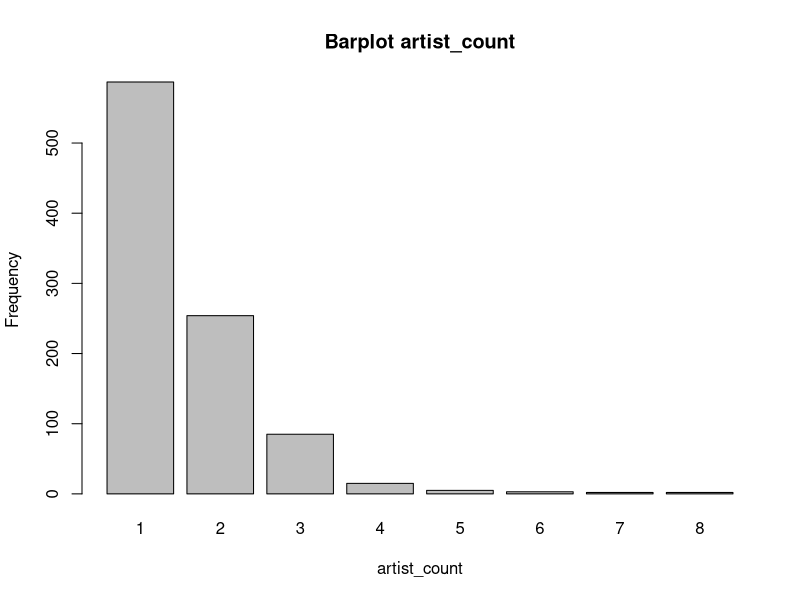
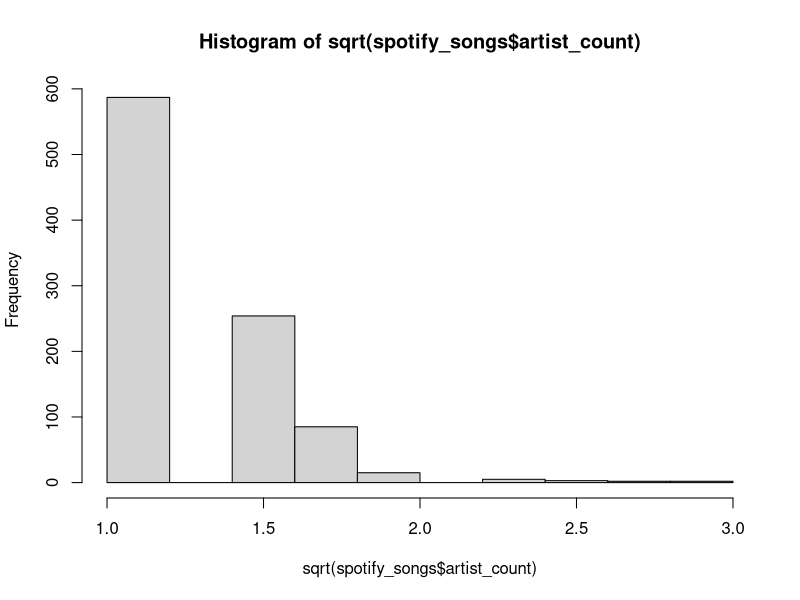
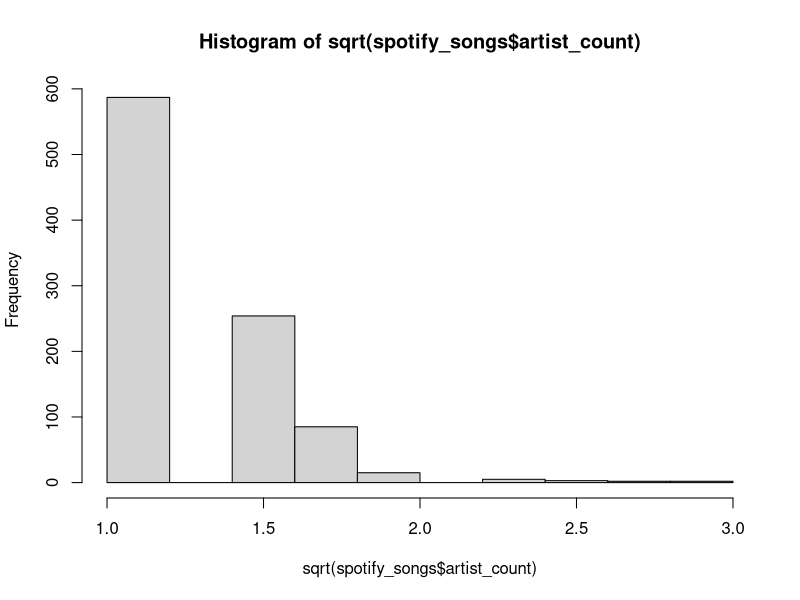

These charts were generated, in order, by the following R code: (Note: this script raises an error after producing the figures.)
library(MASS)

################################# Datenbereinigung ###################################

spotify_songs <- read.csv("spotify-2023.csv", encoding="latin1") # dataframe mit csv von kaggle
spotify_songs_man <- spotify_songs # kopiertes Dataframe für Manipulationen
spotify_songs_cleaned <- data.frame() # leeres Dataframe, in welchem die "bereinigten" Prädiktoren abgelegt werden (bereit für Modellbildung)

# Ausgangslage des Datasets
summary(spotify_songs) # Summary des Datasets
str(spotify_songs) # Struktur des Datasets

sapply(spotify_songs, function(x) sum(is.nan(x))) # gibt Spaltenweise Anzahl NaN's zurück -> keine
sapply(spotify_songs, function(x) sum(is.na(x))) # gibt Spaltenweise Anzahl Na's zurück -> keine
sapply(spotify_songs, function(x) sum(x == "")) # gibt Spaltenweise Anzahl leerer Strings zurück zurück -> key = 95; in_shazam_charts = 50
sapply(spotify_songs, function(x) grep("ï¿½", x)) # gibt Spaltenweise Indices der Einträge mit fehlerhaftem Encoding zurück zurück -> track_name = 58; artist.s._name = 40

#### 1. Inkonsistente, Fehlerhafte, Missing Daten dokumentieren ####

# track_name          : chr -> drop, da aufwändig um numerisch zu verwenden und encoding von ausländischen Artisten "verhauen" 
# artist.s._name      : chr -> ersetzen mit: streams/artist/Monat (zuerst muss encoding gefixt werden)
# artist_count        : int -> belassen, keine missings und bereits numerisch
# released_year       : int -> umwandeln in numerischen Wert (2023 - released_year) -> Wie lange gibt es den Song schon
# released_month      : int -> belasssen bereits numerisch und keine missings
# released_day        : int -> vorerst belassen -> Einführung Prädiktor "weekday"
# in_spotify_playlists: int -> belassen  
# in_spotify_charts   : int -> vorerst belassen (Recherche, was es genau ist)
# streams             : chr -> ZIELVARIABLE! numerisch konvertieren
# in_apple_playlists  : int -> belassen und verwenden
# in_apple_charts     : int -> belassen und verwenden
# in_deezer_playlists : chr -> numerisch konvertieren und verwenden 
# in_deezer_charts    : int -> belassen und verwenden 
# in_shazam_charts    : chr -> numerisch konvertieren und verwenden; missings 
# bpm                 : int -> verwenden und belassen
# key                 : chr -> numerisch konvertieren (encoden) und verwenden
# mode                : chr -> numerisch konvertieren (encoden) und verwenden 
# danceability_.      : int -> verwenden und belassen
# valence_.           : int -> Recherche was es ist. ggf. verwenden und belassen 
# energy_.            : int -> verwenden und belassen
# acousticness_.      : int -> verwenden und belassen 
# instrumentalness_.  : int -> evtl. verwerfen, da praktisch alle Werte = 0
# liveness_.          : int -> verwenden und belassen 
# speechiness_.       : int -> verwenden und belassen


#### 2. Inkonsistente, Fehlerhafte, Missing Daten bereinigen ####

## track_name -> drop, da aufwändig um numerisch zu verwenden und encoding von ausländischen Artisten "verhauen"
indices_with_encoding_errors <-grep("ï¿½", spotify_songs$track_name)
values_with_encoding_errors <- spotify_songs$track_name[indices_with_encoding_errors]
values_with_encoding_errors # alle spotify_songs$artist.s._name mit encoding errors (58 Outputs)
spotify_songs$track_name <- NULL # erst entfernen, wenn artist.s._name cleaned ist

## artist.s._name -> vorerst behalten und versuchen zu bereinigung (encoding fixen)
# mittels web scraping versuchen die Streams pro artist pro Monat zu ermitteln; sind in einem track_name 
# mehrere artisten beteiligt -> Mittelwert verwenden
spotify_songs$artist.s._name
sum(is.na(spotify_songs$artist.s._name)) # missings erkennen -> 0
Encoding(spotify_songs$artist.s._name) # viele "unknowns" -> encoding kann nicht angepasst werden -> manuelle Korrektur

indices_with_encoding_errors <-grep("ï¿½", spotify_songs$artist.s._name)
values_with_encoding_errors <- spotify_songs$artist.s._name[indices_with_encoding_errors]
values_with_encoding_errors # alle spotify_songs$artist.s._name mit encoding errors (40 Outputs)

# Manuelle Korrektur
spotify_songs_man$artist.s._name <- replace(spotify_songs$artist.s._name, spotify_songs$artist.s._name == "Mï¿½ï¿½ne", "Måneskin")
spotify_songs_man$artist.s._name <- replace(spotify_songs$artist.s._name, spotify_songs$artist.s._name == "Michael Bublï¿", "Michael Bublé")
spotify_songs_man$artist.s._name <- replace(spotify_songs$artist.s._name, spotify_songs$artist.s._name == "Quevedo, La Pantera, Juseph, Cruz Cafunï¿½ï¿½, Bï¿½ï¿½jo, Abhir Hathi", "Quevedo, La Pantera, Juseph, Cruz Cafuné, Bejo, Abhir Hathi")
spotify_songs_man$artist.s._name <- replace(spotify_songs$artist.s._name, spotify_songs$artist.s._name == "Rauw Alejandro, ROSALï¿½", "Rauw Alejandro, Rosalía")
spotify_songs_man$artist.s._name <- replace(spotify_songs$artist.s._name, spotify_songs$artist.s._name == "Rï¿½ï", "Rema")
spotify_songs_man$artist.s._name <- replace(spotify_songs$artist.s._name, spotify_songs$artist.s._name == "Rï¿½ï¿½ma, Selena G", "Rema, Selena G")  
spotify_songs_man$artist.s._name <- replace(spotify_songs$artist.s._name, spotify_songs$artist.s._name == "Rich The Kid, Matuï¿", "Rich The Kid, Matuê")
spotify_songs_man$artist.s._name <- replace(spotify_songs$artist.s._name, spotify_songs$artist.s._name == "ROSALï¿½", "Rosalía")
spotify_songs_man$artist.s._name <- replace(spotify_songs$artist.s._name, spotify_songs$artist.s._name == "Schï¿½ï¿½rze, DJ R", "Schürze, DJ Robin")
spotify_songs_man$artist.s._name <- replace(spotify_songs$artist.s._name, spotify_songs$artist.s._name == "Sebastian Yatra, Manuel Turizo, Beï¿½ï", "Sebastian Yatra, Manuel Turizo, Beéle")
spotify_songs_man$artist.s._name <- replace(spotify_songs$artist.s._name, spotify_songs$artist.s._name == "Semicenk, Doï¿½ï¿½u ", "Semicenk, Doğu Swag")                                
spotify_songs_man$artist.s._name <- replace(spotify_songs$artist.s._name, spotify_songs$artist.s._name == "The Weeknd, ROSALï¿½", "The Weeknd, Rosalía")
spotify_songs_man$artist.s._name <- replace(spotify_songs$artist.s._name, spotify_songs$artist.s._name == "Tiï¿½ï¿", "Tiësto")
spotify_songs_man$artist.s._name <- replace(spotify_songs$artist.s._name, spotify_songs$artist.s._name == "Tiï¿½ï¿½sto, Ava", "Tiësto, Ava")
spotify_songs_man$artist.s._name <- replace(spotify_songs$artist.s._name, spotify_songs$artist.s._name == "Tiï¿½ï¿½sto, Kar", "Tiësto, Karol G")
spotify_songs_man$artist.s._name <- replace(spotify_songs$artist.s._name, spotify_songs$artist.s._name == "Tiï¿½ï¿½sto, Tate M", "Tiësto, Tate McRae")
spotify_songs_man$artist.s._name <- replace(spotify_songs$artist.s._name, spotify_songs$artist.s._name == "Wisin & Yandel, ROSALï¿½", "Wisin & Yandel, Rosalía")
spotify_songs_man$artist.s._name <- replace(spotify_songs$artist.s._name, spotify_songs$artist.s._name == "Xamï¿½ï¿½, Gustah, Neo B", NA) # -> droppen
spotify_songs_man$artist.s._name <- replace(spotify_songs$artist.s._name, spotify_songs$artist.s._name == "Zï¿½ï¿½ Fe", "Zé Felipe")
spotify_songs_man$artist.s._name <- replace(spotify_songs$artist.s._name, spotify_songs$artist.s._name == "Zï¿½ï¿½ Neto & Crist", "Zé Neto e Cristiano")
spotify_songs_man$artist.s._name <- replace(spotify_songs$artist.s._name, spotify_songs$artist.s._name == "Matuï¿½ï¿½, Wiu, ", "Matuê, Teto, WIU")
spotify_songs_man$artist.s._name <- replace(spotify_songs$artist.s._name, spotify_songs$artist.s._name == "Marï¿½ï¿½lia Mendonï¿½ï¿½a, Maiara &", "Marília Mendonça, Maiara & Maraisa")
spotify_songs_man$artist.s._name <- replace(spotify_songs$artist.s._name, spotify_songs$artist.s._name == "Marï¿½ï¿½lia Mendonï¿½ï¿½a, Hugo & G", "Marília Mendonça, Hugo & Guilherme")
spotify_songs_man$artist.s._name <- replace(spotify_songs$artist.s._name, spotify_songs$artist.s._name == "Marï¿½ï¿½lia Mendonï¿½ï¿½a, George Henrique &", "Marília Mendonça, George Henrique & Rodrigo")
spotify_songs_man$artist.s._name <- replace(spotify_songs$artist.s._name, spotify_songs$artist.s._name == "Marï¿½ï¿½lia Mendo", "Marília Mendonça")
spotify_songs_man$artist.s._name <- replace(spotify_songs$artist.s._name, spotify_songs$artist.s._name == "Luï¿½ï¿½sa Sonza, MC Frog, Dj Gabriel do Borel, Davi K", "Luísa Sonza, MC Frog, Dj Gabriel do Borel, Davi K")
spotify_songs_man$artist.s._name <- replace(spotify_songs$artist.s._name, spotify_songs$artist.s._name == "Luciano, Aitch, Bï¿½", "Luciano, Aitch, BIA")
spotify_songs_man$artist.s._name <- replace(spotify_songs$artist.s._name, spotify_songs$artist.s._name == "Kendrick Lamar, Beyoncï¿", "Kendrick Lamar, Beyoncé")
spotify_songs_man$artist.s._name <- replace(spotify_songs$artist.s._name, spotify_songs$artist.s._name == "Justin Quiles, Lenny Tavï¿½ï¿½rez, BL", "Justin Quiles, Lenny Tavarez, BL")
spotify_songs_man$artist.s._name <- replace(spotify_songs$artist.s._name, spotify_songs$artist.s._name == "Junior H, Eden Muï¿½ï", "Junior H, Eden Muñoz")
spotify_songs_man$artist.s._name <- replace(spotify_songs$artist.s._name, spotify_songs$artist.s._name == "Josï¿½ï¿½ Felic", "José Feliciano")
spotify_songs_man$artist.s._name <- replace(spotify_songs$artist.s._name, spotify_songs$artist.s._name == "Jordan Fisher, Josh Levi, Finneas O'Connell, 4*TOWN (From Disney and Pixarï¿½ï¿½ï¿½s Turning Red), Topher Ngo, Grayson Vill", "Jordan Fisher, Josh Levi, Finneas O'Connell, 4*TOWN (From Disney and Pixar's Turning Red), Topher Ngo, Grayson Vill")
spotify_songs_man$artist.s._name <- replace(spotify_songs$artist.s._name, spotify_songs$artist.s._name == "Jasiel Nuï¿½ï¿½ez, Peso P", "Jasiel Nuñez, Peso P")
spotify_songs_man$artist.s._name <- replace(spotify_songs$artist.s._name, spotify_songs$artist.s._name == "Eden Muï¿½ï", "Eden Muñoz")
spotify_songs_man$artist.s._name <- replace(spotify_songs$artist.s._name, spotify_songs$artist.s._name == "Dj LK da Escï¿½ï¿½cia, Tchakabum, mc jhenny, M", "Dj LK da Escócia,Tchakabum, MC Ryan SP, mc jhenny")
spotify_songs_man$artist.s._name <- replace(spotify_songs$artist.s._name, spotify_songs$artist.s._name == "Bomba Estï¿½ï¿½reo, Bad B", "Bomba Estéreo, Bad Bunny")
spotify_songs_man$artist.s._name <- replace(spotify_songs$artist.s._name, spotify_songs$artist.s._name == "Bad Bunny, The Marï¿½ï", "Bad Bunny, The Marías")
spotify_songs_man$artist.s._name <- replace(spotify_songs$artist.s._name, spotify_songs$artist.s._name == "Arcangel, De La Ghetto, Justin Quiles, Lenny Tavï¿½ï¿½rez, Sech, Dalex, Dimelo Flow, Rich Music", "Arcangel, De La Ghetto, Justin Quiles, Lenny Tavárez, Sech, Dalex, Dimelo Flow, Rich Music")
spotify_songs_man$artist.s._name <- replace(spotify_songs$artist.s._name, spotify_songs$artist.s._name == "Beyoncï¿", "Beyoncé")


indices_with_encoding_errors <-grep("ï¿½", spotify_songs_man$artist.s._name)
values_with_encoding_errors <- spotify_songs_man$artist.s._name[indices_with_encoding_errors]
values_with_encoding_errors # alle spotify_songs$artist.s._name mit encoding errors (0 outputs verbleibend)


## artist_count -> belassen, keine missings und bereits numerisch
spotify_songs$artist_count
sum(is.na(spotify_songs$artist_count)) # missings erkennen -> 0
barplot(table(spotify_songs$artist_count), main="Barplot artist_count", xlab="artist_count", ylab="Frequency") # rechtsschief -> Transformation?
hist(sqrt(spotify_songs$artist_count)) # keine Veränderung
hist(sqrt(spotify_songs$artist_count)) # keine Veränderung
boxcox(lm(spotify_songs$artist_count ~ 1)) 
hist((1/spotify_songs$artist_count**2)) # linksschief
# Transformation nicht möglich -> evtl. verwerfen


# artist_count dem "cleaned dataframe" hinzufügen, falls verwendet wird!
spotify_songs_cleaned <- data.frame(artist_count = spotify_songs$artist_count)

# released_day -> z. B. Datum zusammenfügen und den Wochentag daraus extrahieren 
# ???? Ansatz unten: Released Datum aus year, month und day zusammensetzen; weekday eruieren und numerisch konvertieren
spotify_songs_man$released_date <- as.Date(paste(spotify_songs$released_year, spotify_songs$released_month, spotify_songs$released_day, sep="-"), format="%Y-%m-%d")
spotify_songs_man$released_weekday <- weekdays(spotify_songs_man$released_date)
spotify_songs_man$released_weekday

# Entweder mittels mapping und numerischer Konvertierung 
# day_mapping <- c("Montag" = 1, "Dienstag" = 2, "Mittwoch" = 3, "Donnerstag" = 4, "Freitag" = 5, "Samstag" = 6, "Sonntag" = 7)
# spotify_songs_cleaned$released_weekday <- as.numeric(day_mapping[spotify_songs_cleaned$released_weekday])
# spotify_songs_cleaned$released_weekday
# sum(is.na(spotify_songs_cleaned$released_weekday)) # missings erkennen -> 0

# oder mittels as.factor()
spotify_songs_cleaned$released_weekday <- as.factor(spotify_songs_man$released_weekday)
spotify_songs_cleaned$released_weekday
sum(is.na(spotify_songs_cleaned$released_weekday)) # missings erkennen -> 0

# plot
barplot(table(spotify_songs_cleaned$released_weekday), main="Barplot weekday", xlab="weekday", ylab="Frequency")
#spotify_songs_cleaned$released_date <- NULL # -> zusammengesetztes release_date wieder entfernen

## released_year -> umwandeln in numerischen Wert (2023 - released_year) -> Wie lange gibt es den Song schon (year_since_release)
# wahrscheinlich verwerfen, da keine Transformation erfolgreich ist
spotify_songs_cleaned$years_since_release <- 2023 - spotify_songs$released_year
sum(is.na(spotify_songs_cleaned$years_since_release)) # missings erkennen -> 0
spotify_songs_cleaned$years_since_release
hist(spotify_songs_cleaned$years_since_release) # rechtsschief
hist(log(spotify_songs_cleaned$years_since_release)) # keine Veränderung
hist(sqrt(spotify_songs_cleaned$years_since_release)) # keine Veränderung
hist(1/(spotify_songs_cleaned$years_since_release)) # leichte Veränderung 
# Versuch mögliche Ausreisser wegzulassen:
hist(spotify_songs$released_year[spotify_songs$released_year >= 2000])
hist(log(spotify_songs$released_year[spotify_songs$released_year >= 2000]))
# zeigt kein Erfolg

## released_month -> belasssen bereits numerisch und keine missings
spotify_songs$released_month
sum(is.na(spotify_songs$released_month)) # missings erkennen -> 0
barplot(table(spotify_songs$released_month), main="Barplot released_month", xlab="Month", ylab="Frequency")

# released_month faktorisieren und dem "cleaned dataframe" hinzufügen
spotify_songs_cleaned["released_month"] <- factor(spotify_songs$released_month, levels = 1:12, labels = month.name)
barplot(table(spotify_songs_cleaned$released_month), main="Barplot released_month", xlab="Month", ylab="Frequency")

## in_spotify_playlists -> belassen
spotify_songs$in_spotify_playlists
sum(is.na(spotify_songs$in_spotify_playlists)) # missings erkennen -> 0
hist(spotify_songs$in_spotify_playlists) # rechtsschief -> Transformierung mittels Log() sinnvoll?

hist(log(spotify_songs$in_spotify_playlists))
qqnorm(log(spotify_songs$in_spotify_playlists))
qqline(log(spotify_songs$in_spotify_playlists), col = "red")

# log(in_spotify_playlists) dem "cleaned dataframe" hinzufügen
spotify_songs_cleaned["in_spotify_playlists"] <- data.frame(in_spotify_playlists = log(spotify_songs$in_spotify_playlists))

# in_spotify_charts -> vorerst belassen (Recherche, was es genau ist)
spotify_songs$in_spotify_charts
sum(is.na(spotify_songs$in_spotify_charts)) # missings erkennen -> 0
hist(spotify_songs$in_spotify_charts) # rechtsschief -> Transformierung mittels Log() sinnvoll? -> erzeugt -Inf Werte; besser Transformation mittels sqrt()?
hist(log(spotify_songs$in_spotify_charts)) # Transformation mittels log() erzeugt -Inf Werte
hist(sqrt(spotify_songs$in_spotify_charts)) # rechtsschief
hist(1/(spotify_songs$in_spotify_charts)) # rechtsschief

hist(log(spotify_songs$in_spotify_charts + 0.0001))

spotify_songs_man$in_spotify_charts[spotify_songs_man$in_spotify_charts == 0] <- 0.0001 
hist(spotify_songs_man$in_spotify_charts)

# in_spotify_charts dem "cleaned dataframe" hinzufügen
spotify_songs_cleaned["in_spotify_charts"] <- data.frame(in_spotify_charts = log(spotify_songs_man$in_spotify_charts))

## in_apple_playlists -> belassen und verwenden
spotify_songs$in_apple_playlists
sum(is.na(spotify_songs$in_apple_playlists)) # missings erkennen -> 0
hist(spotify_songs$in_apple_playlists) # rechtsschief -> Transformierung mittels Log() sinnvoll? -> erzeugt -Inf Werte; besser Transformation mittels sqrt()?
hist(log(spotify_songs$in_apple_playlists))

spotify_songs_man$in_apple_playlists[spotify_songs_man$in_apple_playlists == 0] <- 0.0001 
hist(log(spotify_songs_man$in_apple_playlists))

# in_apple_playlists dem "cleaned dataframe" hinzufügen
spotify_songs_cleaned["in_apple_playlists"] <- data.frame(in_apple_playlists = log(spotify_songs_man$in_apple_playlists))

## in_apple_charts -> belassen und verwenden
spotify_songs$in_apple_charts
sum(is.na(spotify_songs$in_apple_charts)) # missings erkennen -> 0
hist(spotify_songs$in_apple_charts)
hist(log(spotify_songs$in_apple_charts))

spotify_songs_man$in_apple_charts[spotify_songs_man$in_apple_charts == 0] <- 0.0001 
hist(log(spotify_songs_man$in_apple_charts))

# in_apple_charts dem "cleaned dataframe" hinzufügen
spotify_songs_cleaned["in_apple_charts"] <- data.frame(in_apple_charts = spotify_songs$in_apple_charts)

## in_deezer_playlists -> numerisch konvertieren und verwenden
sum(is.na(spotify_songs$in_deezer_playlists)) # missings erkennen -> 0
spotify_songs$in_deezer_playlists # -> enthält Werte > 1000, welche jedoch als z. B. 1,959 erfasst wurden
spotify_songs_man$in_deezer_playlists <- gsub(",", "", spotify_songs_man$in_deezer_playlists) # ersetzt "," durch ""
spotify_songs_man$in_deezer_playlists <- as.numeric(spotify_songs_man$in_deezer_playlists)
spotify_songs_man$in_deezer_playlists[is.na(spotify_songs_man$in_deezer_playlists)] # keine NA's mehr

hist(spotify_songs_man$in_deezer_playlists) # rechtsschief -> Transformierung mittels Log() sinnvoll?
hist(log(spotify_songs_man$in_deezer_playlists))

spotify_songs_man$in_deezer_playlists[spotify_songs_man$in_deezer_playlists == 0] <- 0.0001 
hist(log(spotify_songs_man$in_deezer_playlists))

# log(in_deezer_playlist) dem "cleaned dataframe" hinzufügen
spotify_songs_cleaned["in_deezer_playlists"] <- data.frame(in_deezer_charts = log(spotify_songs_man$in_deezer_charts))

## in_deezer_charts -> vorerst belassen; hat aber viele 0 Werte!!
spotify_songs$in_deezer_charts
sum(is.na(spotify_songs$in_deezer_charts)) # missings erkennen -> 0
hist(spotify_songs$in_deezer_charts) # rechtsschief -> Transformierung mittels Log() sinnvoll?
hist(log(spotify_songs$in_deezer_charts))

# in_deezer_charts dem "cleaned dataframe" hinzufügen
spotify_songs_cleaned["in_deezer_charts"] <- data.frame(in_deezer_charts = spotify_songs$in_deezer_charts)

## in_shazam_charts -> numerisch konvertieren und verwenden; missings
spotify_songs$in_shazam_charts # -> enthält Werte > 1000, welche jedoch als z. B. 1,959 erfasst wurden
spotify_songs_man["in_shazam_charts"] <- data.frame(in_shazam_charts = spotify_songs_man$in_shazam_charts)
spotify_songs_man$in_shazam_charts <- gsub(",", "", spotify_songs_man$in_shazam_charts)
spotify_songs_man$in_shazam_charts <- as.numeric(spotify_songs_man$in_shazam_charts)
spotify_songs_man$in_shazam_charts[is.na(spotify_songs_man$in_shazam_charts)] # viele NA's
sum(is.na(spotify_songs_man$in_shazam_charts))  # missings erkennen -> 50
# Wie NA's handeln??? unten Variante mit median
spotify_songs_man$in_shazam_charts[is.na(spotify_songs_man$in_shazam_charts)] <-round(median(spotify_songs_man$in_shazam_charts, na.rm = TRUE))
hist(spotify_songs_man$in_shazam_charts) # rechtsschief -> Transformierung mittels Log() sinnvoll?
hist(log(spotify_songs_man$in_shazam_charts + 1))

# in_shazam_charts dem "cleaned dataframe" hinzufügen
spotify_songs_cleaned["in_shazam_charts"] <- data.frame(in_shazam_charts = spotify_songs_man$in_shazam_charts)

## bpm -> verwenden und belassen
spotify_songs$bpm
sum(is.na(spotify_songs$bpm))  # missings erkennen -> 0
hist(spotify_songs$bpm)
qqnorm(spotify_songs$bpm)
qqline(spotify_songs$bpm, col = "red")

# bpm dem "cleaned dataframe" hinzufügen
spotify_songs_cleaned["bpm"] <- data.frame(bpm = spotify_songs$bpm)

## key -> numerisch konvertieren (encoden) und verwenden
spotify_songs$key # -> enthält leere Strings ""
sum(spotify_songs$key == "")  # 95 leere Strings
#key_value <- as.character(names(sort(table(spotify_songs$key), decreasing=TRUE)[1])) # ermittelt häfigst verwendeter Key
# key dem "cleaned dataframe" hinzufügen
spotify_songs_man["key"] <- data.frame(key = spotify_songs_man$key)
spotify_songs_man$key[spotify_songs_man$key == ""] <- "Keine Angabe" # -> setzt den ermittelten key für den leeren String ein

factor_column_key <- as.factor(spotify_songs_man$key) # faktorisiert den key
levels(factor_column_key) # 1 - 11 : "A"  "A#" "B"  "C#" "D"  "D#" "E"  "F"  "F#" "G"  "G#" "Keine Angabe"
spotify_songs_man$key <- as.factor(spotify_songs_cleaned$key)
barplot(table(spotify_songs_man$key), main="Barplot key", xlab="Key", ylab="Frequency")

# key dem "cleaned dataframe" hinzufügen
spotify_songs_cleaned["key"] <- data.frame(key = spotify_songs_man$key)


## mode -> numerisch konvertieren (encoden) und verwenden
spotify_songs$mode
sum(is.na(spotify_songs$mode))  # missings erkennen -> 0

# Entweder mittels "if ... else" für qualitative Prädiktoren 
# spotify_songs_cleaned["mode"] <- data.frame(mode = spotify_songs$mode)
# spotify_songs_cleaned$mode <-ifelse(spotify_songs_cleaned$mode == "Minor", 1, 0)
# barplot(table(spotify_songs_cleaned$mode), main="Barplot mode", xlab="Mode", ylab="Frequency", names.arg=c("Major", "Minor"), col=c("blue", "red"))

# oder mittels as.factor() für Dummy- Codierung
spotify_songs_man["mode"] <- data.frame(mode = spotify_songs_man$mode)
spotify_songs_man$mode <-as.factor(spotify_songs_man$mode)
barplot(table(spotify_songs_man$mode), main="Barplot mode", xlab="Mode", ylab="Frequency", names.arg=c("Major", "Minor"), col=c("blue", "red"))

# key dem "cleaned dataframe" hinzufügen
spotify_songs_cleaned["mode"] <- data.frame(mode = spotify_songs_man$mode)

## danceability_. -> verwenden und belassen
spotify_songs$danceability_.
sum(is.na(spotify_songs$danceability_.))  # missings erkennen -> 0
hist(spotify_songs$danceability_.)
qqnorm(spotify_songs$danceability_.)
qqline(spotify_songs$danceability_., col = "red")

# danceability_. dem "cleaned dataframe" hinzufügen
spotify_songs_cleaned["danceability_."] <- data.frame(danceability_. = spotify_songs$danceability_.)

## valence_. -> Recherche was es ist. ggf. verwenden und belassen -> happiness
# low_valence: sad depressed, angry
# high_valence: happy cheerful, euphoric
spotify_songs$valence_.
sum(is.na(spotify_songs$valence_.))  # missings erkennen -> 0
hist(spotify_songs$valence_.)
qqnorm(spotify_songs$valence_.)
qqline(spotify_songs$valence_., col = "red")

# valence_. dem "cleaned dataframe" hinzufügen
spotify_songs_cleaned["valence_."] <- data.frame(valence_. = spotify_songs$valence_.)

## energy_. -> verwenden und belassen
spotify_songs$energy_.
sum(is.na(spotify_songs$energy_.))  # missings erkennen -> 0
hist(spotify_songs$energy_.)
qqnorm(spotify_songs$energy_.)
qqline(spotify_songs$energy_., col = "red")

# energy_. dem "cleaned dataframe" hinzufügen
spotify_songs_cleaned["energy_."] <- data.frame(energy_. = spotify_songs$energy_.)

## acousticness_. -> verwenden und belassen
spotify_songs$acousticness_.
sum(is.na(spotify_songs$acousticness_.))  # missings erkennen -> 0
hist(spotify_songs$acousticness_.)
hist(log(spotify_songs$acousticness_. + 1))
qqnorm(spotify_songs$acousticness_.)
qqline(spotify_songs$acousticness_., col = "red")

# log(acousticness_. + 1) dem "cleaned dataframe" hinzufügen
spotify_songs_cleaned["acousticness_."] <- data.frame(acousticness_. = log(spotify_songs$acousticness_. + 1))

## instrumentalness_.-> evtl. verwerfen, da praktisch alle Werte = 0
spotify_songs$instrumentalness_.
sum(is.na(spotify_songs$instrumentalness_.))  # missings erkennen -> 0
sum(spotify_songs$instrumentalness_.== 0) # 865 Einträge mit dem Wert 0!!

## liveness_. -> verwenden und belassen
spotify_songs$liveness_.
sum(is.na(spotify_songs$liveness_.))  # missings erkennen -> 0
hist(spotify_songs$liveness_.) # rechtsschief -> Transformierung mittels Log() sinnvoll
hist(log(spotify_songs$liveness_.))
qqnorm(log(spotify_songs$liveness_.))
qqline(log(spotify_songs$liveness_.), col = "red")

# log(liveness_.) dem "cleaned dataframe" hinzufügen
spotify_songs_cleaned["liveness_."] <- data.frame(liveness_. = log(spotify_songs$liveness_.))

## speechiness_. -> verwenden und belassen
spotify_songs$speechiness_.
sum(is.na(spotify_songs$speechiness_.))  # missings erkennen -> 0
hist(spotify_songs$speechiness_.) # rechtsschief -> Transformierung mittels Log() sinnvoll
hist(log(spotify_songs$speechiness_.))
qqnorm(log(spotify_songs$speechiness_.))
qqline(log(spotify_songs$speechiness_.), col = "red")

# log(speechiness_.) dem "cleaned dataframe" hinzufügen
spotify_songs_cleaned["speechiness_."] <- data.frame(speechiness_. = spotify_songs$log(speechiness_.))

## streams -> ZIELVARIABLE! numerisch konvertieren
spotify_songs_man$streams <- as.numeric(spotify_songs$streams)
sum(is.na(spotify_songs_man$streams)) # missings erkennen -> 1

# streams dem "cleanded" dataframe hinzufügen
spotify_songs_cleaned["streams"] <- data.frame(streams = spotify_songs_man$streams) 

spotify_songs_cleaned <-spotify_songs_cleaned[-575,] # wenn Index bekannt so löschen
sum(is.na(spotify_songs_cleaned$streams)) # missings erkennen -> 0
hist(spotify_songs_cleaned$streams)# rechtsschief -> Transformierung?

str(spotify_songs_cleaned)
#### 3 Alle Werte "messbar" machen ######

# integriert in 2.

#### 4 Datentypen in R auf Korrektheit prüfen #####


###### Plausibilisierung #######

#### 1 Verteilung, Symmetrie, Ausreisser pro Prädiktor plotten #### 

spotify_songs_cleaned$artist.s._name <- NULL # ACHTUNG: sobald artist.s._name numerisch , diese Zeile nicht mehr verwenden!

create_plots <- function(dataframe, dependent_variable) {
  num_predictors <- ncol(dataframe)
  
  for (i in 1:num_predictors) {
    predictor <- names(dataframe)[i]
    
    if (predictor == dependent_variable) {
      next
    }
    # Plots für kategorielle Prädiktoren
    if (is.factor(dataframe[[predictor]])) {
     
      par(mfrow=c(1, 2))
      
      # Balkendiagramm
      barplot(table(dataframe[[predictor]]), main=paste("Balkendiagramm für", predictor), col = "purple")
      
      # Boxplot für jede Kategorie
      boxplot(dataframe[[dependent_variable]] ~ dataframe[[predictor]], main=paste("Boxplot für", predictor), col = "blue", horizontal=TRUE)
      
    } else {
      # Plots für kontinuierliche Prädiktoren
      par(mfrow=c(2, 2))
      
      # Histogramm
      hist(dataframe[[predictor]], main=paste("Histogramm für", predictor), col = "purple", xlab=predictor)
      
      # Dichteplot
      plot(density(na.omit(dataframe[[predictor]])), main=paste("Dichteplot für", predictor), col = "red", xlab=predictor)
      
      # QQ-Plot
      qqnorm(dataframe[[predictor]], main=paste("QQ-Plot für", predictor))
      qqline(dataframe[[predictor]], col = "red")
      
      # Boxplot
      boxplot(dataframe[[predictor]], main=paste("Boxplot für", predictor), col = "blue", horizontal=TRUE)
      
    }
      # Residuenplot für kontinuierliche Prädiktoren
      if (!is.factor(dataframe[[predictor]])) {
        modell <- lm(formula(paste(dependent_variable, "~", predictor)), data = dataframe)
        plot(modell$fitted.values, resid(modell),
             xlab = "Vorhergesagte Werte",
             ylab = "Residuen",
             main = paste("Residuenplot für", predictor),
             col = "darkgreen")
        abline(h = 0, col = "red")
      }
    }
  }

create_plots(spotify_songs_cleaned, "streams")

#### 1 Verteilung, Symmetrie, Ausreisser pro Prädiktor beschreiben #### 
## TODO

#### 2 Alle Werte, wo notwendig transformieren #####

# Transformierungen anhand Plots in Betracht ziehen (Achtung durch Transformierungen kann die Interpretierbarkeit schwieriger werden)
## TODO

# Mögliche Transformierungen:

# released_year -> Log / Sqrt    
# in_spotify_playlists -> Log / Sqrt 
# in_spotify_charts -> Log / Sqrt 
# streams  -> Log / Sqrt           
# in_apple_playlists -> Log / Sqrt 
# in_deezer_playlists -> Log / Sqrt 
# in_deezer_charts  -> Log / Sqrt 
# in_shazam_charts -> Log / Sqrt    
# acousticness_. -> Log / Sqrt    
# instrumentalness_.-> Log / Sqrt
# liveness_. -> Log / Sqrt  
# speechiness_. -> Log / Sqrt     


#### 3 Fehlende Variablen beschreiben #####

# Hat es fehlende Werte? 
## TODO

# Wenn Dataset bereit für Modellbildung:

write.csv(spotify_songs_cleaned, "spotify-2023_cleaned.csv", row.names = FALSE)
